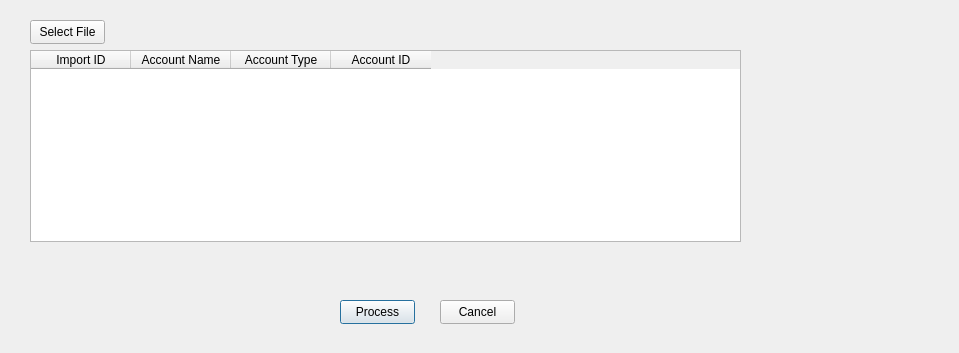
<?xml version="1.0" encoding="UTF-8"?>
<ui version="4.0">
 <class>CimportAccountDlg</class>
 <widget class="QDialog" name="CimportAccountDlg">
  <property name="geometry">
   <rect>
    <x>0</x>
    <y>0</y>
    <width>959</width>
    <height>353</height>
   </rect>
  </property>
  <property name="windowTitle">
   <string>Dialog</string>
  </property>
  <widget class="QPushButton" name="m_selectBtn">
   <property name="geometry">
    <rect>
     <x>30</x>
     <y>20</y>
     <width>75</width>
     <height>24</height>
    </rect>
   </property>
   <property name="text">
    <string>Select File</string>
   </property>
  </widget>
  <widget class="QTableWidget" name="m_table">
   <property name="geometry">
    <rect>
     <x>30</x>
     <y>50</y>
     <width>711</width>
     <height>192</height>
    </rect>
   </property>
   <column>
    <property name="text">
     <string>Import ID</string>
    </property>
   </column>
   <column>
    <property name="text">
     <string>Account Name</string>
    </property>
   </column>
   <column>
    <property name="text">
     <string>Account Type</string>
    </property>
   </column>
   <column>
    <property name="text">
     <string>Account ID</string>
    </property>
   </column>
  </widget>
  <widget class="QPushButton" name="m_processBtn">
   <property name="geometry">
    <rect>
     <x>340</x>
     <y>300</y>
     <width>75</width>
     <height>24</height>
    </rect>
   </property>
   <property name="text">
    <string>Process</string>
   </property>
   <property name="default">
    <bool>true</bool>
   </property>
  </widget>
  <widget class="QPushButton" name="m_cancelBtn">
   <property name="geometry">
    <rect>
     <x>440</x>
     <y>300</y>
     <width>75</width>
     <height>24</height>
    </rect>
   </property>
   <property name="text">
    <string>Cancel</string>
   </property>
  </widget>
 </widget>
 <resources/>
 <connections/>
</ui>
